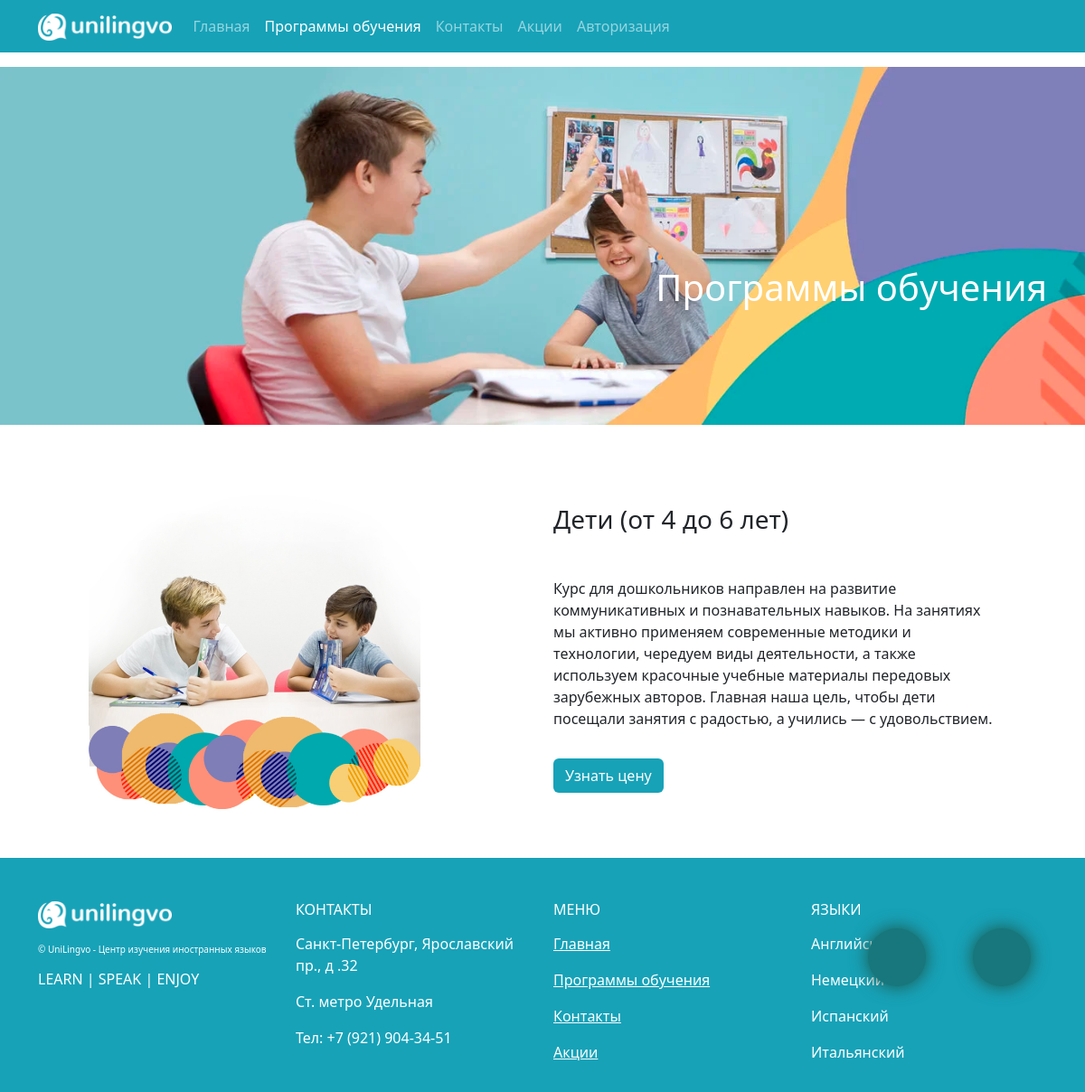
Page /courses-list/ on the earlier database version.
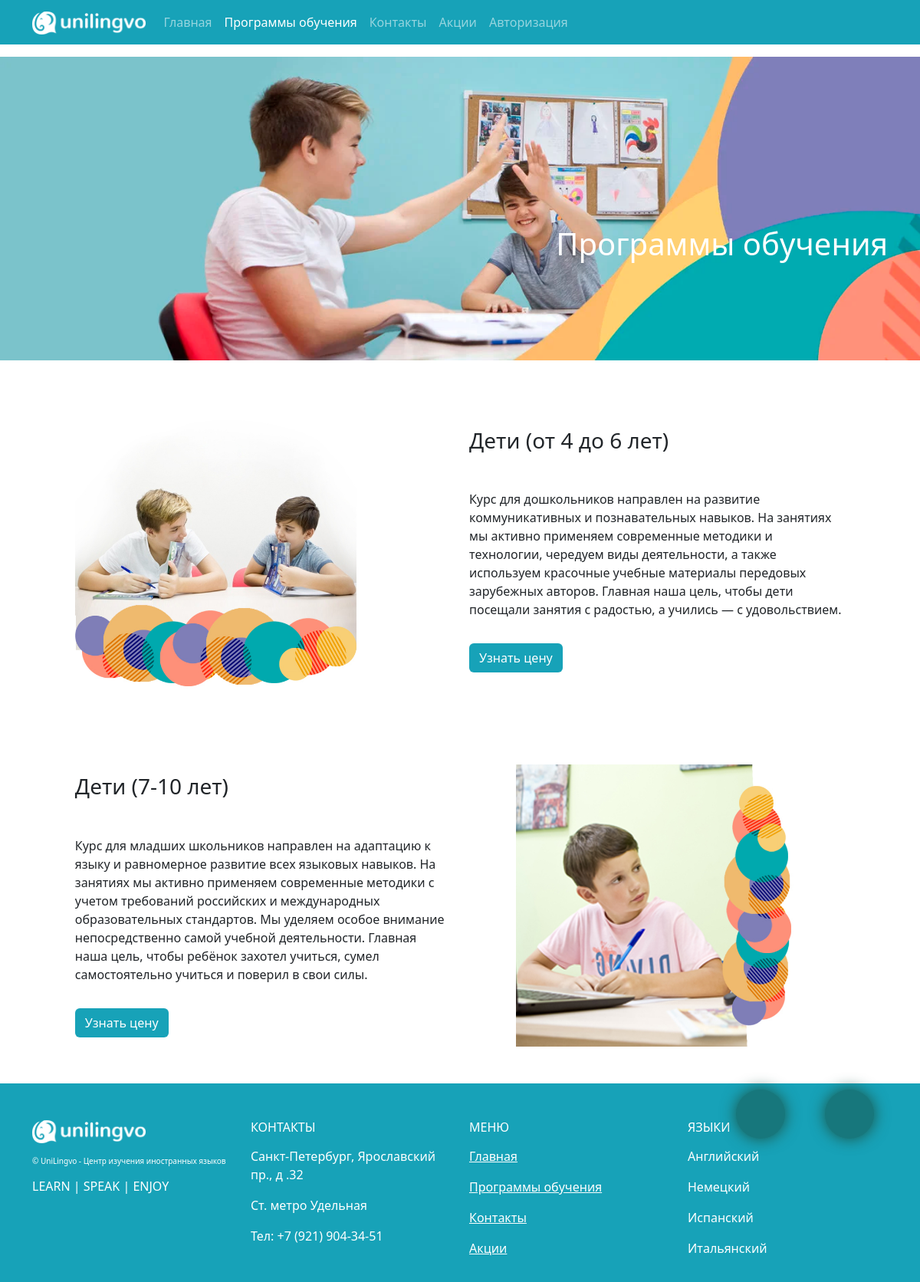
Same page on the later database version.
### app_lancen/models.py (models this page shows, shortened)
class TrainingProgramm(models.Model):
    name = models.CharField(verbose_name='Название', max_length=255)
    description = models.TextField(verbose_name="Описание")
    photo = models.ImageField(upload_to = get_file_path, verbose_name="Фото")
    class Meta:
        verbose_name = "Программа обучения"
        verbose_name_plural = "Программы обучения"

### app_lancen/views.py (the view)
# urls.py: path('courses-list/', TrainingProgrammList.as_view(), name="courses_list"),
class TrainingProgrammList(DataMixin, ListView):
    template_name = "app_lancen/course_list.html"
    def get_queryset(self):
        return TrainingProgramm.objects.all()
    def get_context_data(self, **kwargs):
        context = super().get_context_data(**kwargs)
        data_mixin_context = self.get_user_context(title = "Программы обучения")
        return dict(list(context.items()) + list(data_mixin_context.items()))

### app_lancen/templatetags/lancen_tags.py (called while the page is built)
@register.simple_tag()
def is_even(value):
    if value % 2 == 0:
        return True
    else:
        return False

### app_lancen/utils.py (called while the page is built)
    def get_user_context(self, **kwargs):
        context = kwargs
        modern_menu = menu.copy()
        if  self.request.user.is_authenticated:
            modern_menu.append({'title' : "Личный кабинет" , 'link' : 'profiles:personal_area'})
        if self.request.user.groups.filter(name='teacher').exists():
            context["pers_area_items"] = teacher_pers_area_items
        if self.request.user.groups.filter(name='student').exists():
            context["pers_area_items"] = student_pers_area_items
        if self.request.user.is_superuser:
            context["pers_area_items"] = admin_pers_area_items
        context['menu'] = modern_menu
        context["recall_form"] = RecallForm
        context['contact_form'] = ContactForm
        return context

### templates/app_lancen/course_list.html (shortened to what this page needs)
{% extends 'base.html' %}
{% load lancen_tags %}
{% load static %}
{% block fluid_window %}
<section class = "s-courses mt-3 mb-3" style="background-image: url({% static 'app_lancen/img/training_programm.jpg' %});" >
    <div class="container">
        <div class="d-flex justify-content-end">
            <h1 class = "text-white mobile-btn">Программы обучения</h1>
        </div>
    </div>
</section>
{% endblock fluid_window %}
{% block content %}
    {% for course in object_list %}
        {% is_even forloop.counter as is_even %}
        <section class = "pt-5 pb-5">
            <div class="my_container">
                <div class="row ">
                    {% if not is_even %}
                    <div class="col-lg-6">
                        <div class="d-flex justify-content-start align-items-center">
                            <img class = "course_image" src="{{course.photo.url}}"  >
                        </div>
                    </div>
                    <div class="col-lg-6">
                        <div class="d-flex justify-content-center align-items-center h-100">
                            <div>
                                <h3>{{course.name}} </h3>
                                <p class = "mt-5 pb-3">{{course.description|truncatewords:100}}</p>
                                <a href=" {% url 'lancen:course_view' course.id %}" class = "btn my_bg_info text-white ">Узнать цену</a>
                            </div>
                        </div>
                    </div>
                    {% else %}
                    <div class="col-lg-6">
                        <div class="d-flex justify-content-center align-items-center h-100">
                            <div>
                                <h3>{{course.name}} </h3>
                                <p class = "mt-5 pb-3">{{course.description|truncatewords:100}}</p>
                                <a href=" {% url 'lancen:course_view' course.id %}" class = "btn my_bg_info text-white ">Узнать цену</a>
                            </div>
                        </div>
                    </div>
                    <div class="col-lg-6">
                        <div class="d-flex justify-content-center align-items-center">
                            <img class = "course_image" src="{{course.photo.url}}"  >
                        </div>
                    </div>
                    {% endif %}
                </div>
            </div>
        </section>
    {% empty %}
        <h3> Программы обучения ещё не добавлены</h3>
    {% endfor %}
{% endblock content %}

### templates/base.html (shortened to what this page needs)
<!DOCTYPE html>
<html lang="en" class="h-100">
<head>
    {% load static %}
    {% load bootstrap5 %}
    {% load bootstrap_icons %}
    {% bootstrap_css %}
    <link type="text/css" href="{% static 'app_lancen/css/style.css' %}" rel="stylesheet" />
    <link rel="stylesheet" href="https://cdn.jsdelivr.net/npm/bootstrap-icons@1.9.1/font/bootstrap-icons.css">
</head>
<body class="d-flex flex-column h-100">
    <header>
        <nav class="navbar navbar-expand-lg navbar-dark my_bg_info" >
            <div class="container">
              <a class="navbar-brand" href="{% url 'lancen:index' %}">
                <img src="{% static 'app_lancen/img/new_lancen_logo.png' %} " alt="" style = "height:30px;">
              </a>
              <div class="collapse navbar-collapse" id="navbarSupportedContent">
                <ul class="navbar-nav me-auto mb-2 mb-lg-0">
                    {% for m in menu %}
                    <li class="nav-item">
                        <a class="nav-link" href="{% url m.link  %}" >
                            {{m.title}}
                        </a>
                    </li>
                    {% endfor %}
                    <li class="nav-item">
                        {% if not request.user.is_authenticated %}
                        <a class="nav-link" href="{% url 'profiles:login' %}">Авторизация</a>
                        {% else %}
                        <a class="nav-link" href="{% url 'profiles:logout' %}">Выйти из({{request.user.username}})</a>
                        {% endif %}
                    </li>
                </ul>
              </div>
            </div>
        </nav>
    </header>
    <main>
        {% block fluid_window %}{% endblock fluid_window %}
        <div class="container">
            {% block content %}{% endblock content %}
        </div>
    </main>
    <footer class="footer mt-auto py-3 my_bg_info pt-5">
        <div class="container">
            <div class="row text-white">
                <div class="col-lg-3 col-md-6 col-sm-12">
                    <div class="logo" >
                        <img src="{% static 'app_lancen/img/new_lancen_logo.png' %} " alt="" style = "height:30px;">
                    </div>
                    <div class="mt-3">
                        <p style = "font-size: 10px;">&copy; UniLingvo - Центр изучения иностранных языков</p>
                        <h6>LEARN | SPEAK | ENJOY</h6>
                    </div>
                </div>
                <div class="col-lg-3 col-md-6 col-sm-12">
                   <h6 class = "">КОНТАКТЫ</h6>
                    <p class = "mt-3"> Санкт-Петербург, Ярославский пр., д .32</p>
                    <p class = "mt-3"> Ст. метро Удельная</p>
                    <p class = "mt-3"> Тел: +7 (921) 904-34-51</p>
                </div>
                <div class="col-lg-3 col-md-6 col-sm-12 ">
                    <h6 class = "">МЕНЮ</h6>
                    {% for m in menu  %}
                        <p class = "mt-3"> <a href="{% url m.link %}" class = "text-white">{{m.title}}</a></p>
                    {% endfor %}
                </div>
                <div class="col-lg-3 col-md-6 col-sm-12">
                    <h6 class = "">ЯЗЫКИ</h6>
                    <p class = "mt-3"> Английский</p>
                    <p class = "mt-3"> Немецкий</p>
                    <p class = "mt-3"> Испанский</p>
                    <p class = "mt-3"> Итальянский</p>
                </div>
            </div>
        </div>
    </footer>
{% block call_icons %}
    <div class="call_button_wrapper">
        {% if request.user.is_authenticated %}
        <a class="animate_icon call_icon_main" data-bs-toggle="offcanvas" href="#offcanvasExample" role="button" aria-controls="offcanvasExample">
            {% bs_icon 'pencil'  size='1.5em'%}
        </a>
        <div class="offcanvas offcanvas-start" tabindex="-1" id="offcanvasExample" aria-labelledby="offcanvasExampleLabel">
            <div class="offcanvas-header">
              <h5 class="offcanvas-title" id="offcanvasExampleLabel">Мои действия</h5>
              <button type="button" class="btn-close text-reset" data-bs-dismiss="offcanvas" aria-label="Close"></button>
            </div>
            <div class="offcanvas-body">
                <ul class="list-group list-group-flush">
                    {% for item in pers_area_items %}
                    <li class="list-group-item"><a href="{% url item.link %}">{{item.title}}</a></li>
                    {% endfor %}
                </ul>
            </div>
          </div>
        {% else %}
        <a class="animate_icon call_icon_main"  data-bs-toggle="modal" data-bs-target="#modalCall">
        </a>
        <a class="animate_icon message_icon_main" data-bs-toggle="modal" data-bs-target="#modalMessage">
        </a>
        {% endif %}
    </div>
{% endblock call_icons %}
</body>
</html>

### app_lancen/static/app_lancen/css/style.css (style rules this page uses)
.my_bg_info { background-color:#17a2b8 !important; }
.my_container { width: 90%; margin: auto; }
.s-contacnt, .s-courses, .s-stock { padding-top: 220px; padding-bottom: 120px; background-repeat: no-repeat; background-size: cover; }
.course_image { display: block; width: 75%; }
.call_button_wrapper { display: flex; justify-content: space-between; align-items: center; width: 180px; position: fixed; top: 85%; right: 5%; z-index: 2; }
.message_icon_main, .call_icon_main, .arrow_up { min-width: 4.0rem; min-height: 4.0rem; display: flex; justify-content: center; align-items: center; font-size: 1.0rem; color: white; border-radius: 100%; background-color: #17777c; box-shadow: 0 0 20px #1d5243; cursor: pointer; transition: 5s all ease; }

Differences in the rows shown:
added TrainingProgramm: name "Дети (7-10 лет)", description "Курс для младших школьников направлен на адаптацию к языку и равномерное развитие всех языковых навыков. На занятиях мы активно применяем современные методики с учетом требований российских и международных образовательных стандартов. Мы уделяем особое внимание непосредственно самой учебной деятельности. Главная наша цель, чтобы ребёнок захотел учиться, сумел самостоятельно учиться и поверил в свои силы.", photo (picture)
